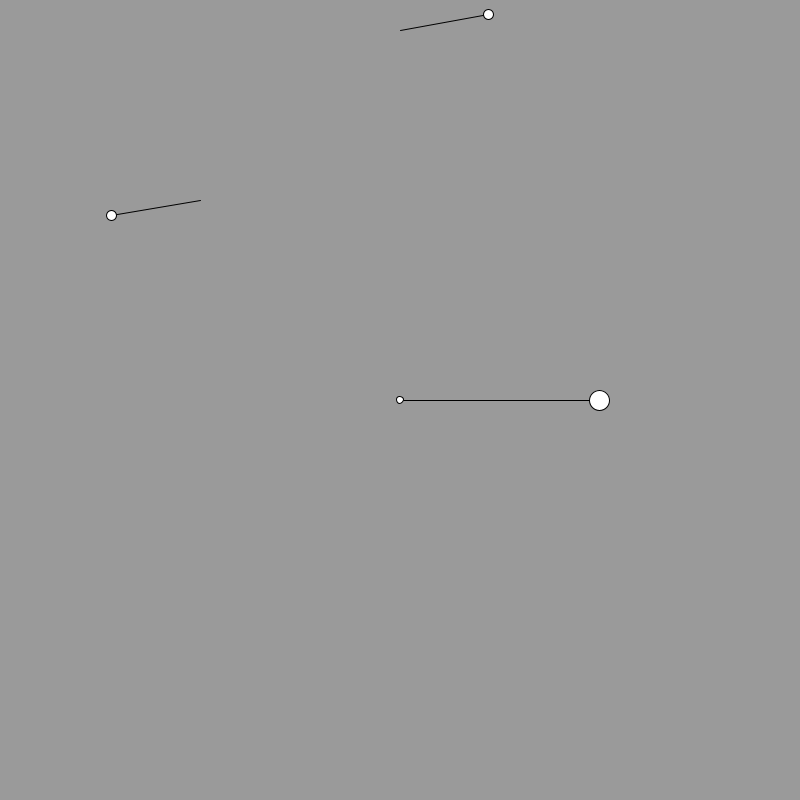
Frame 1 (no input)
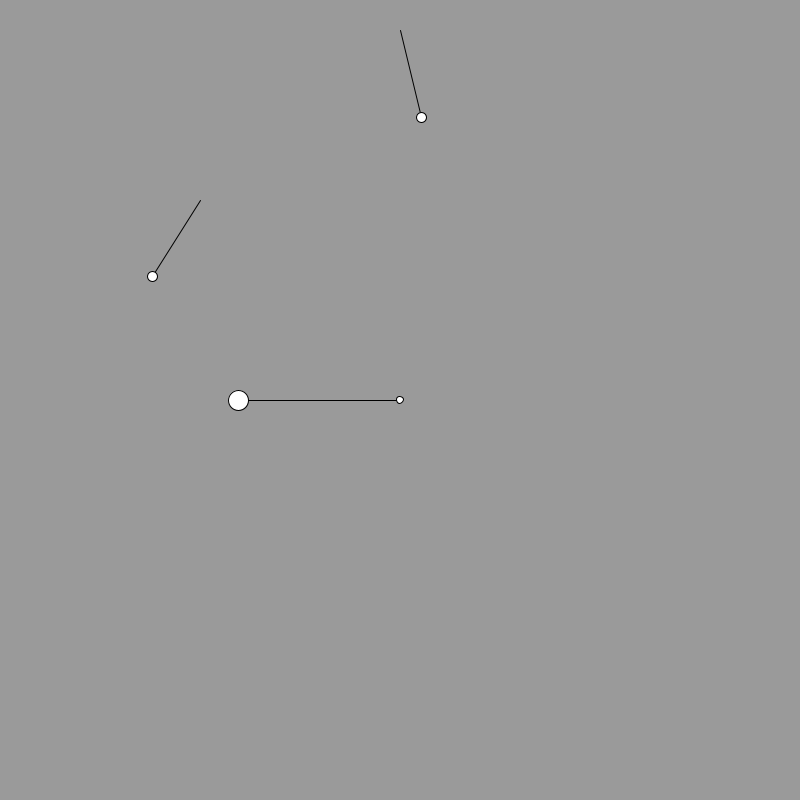
Frame 60 (the mouse pressed at the canvas centre just before this capture)
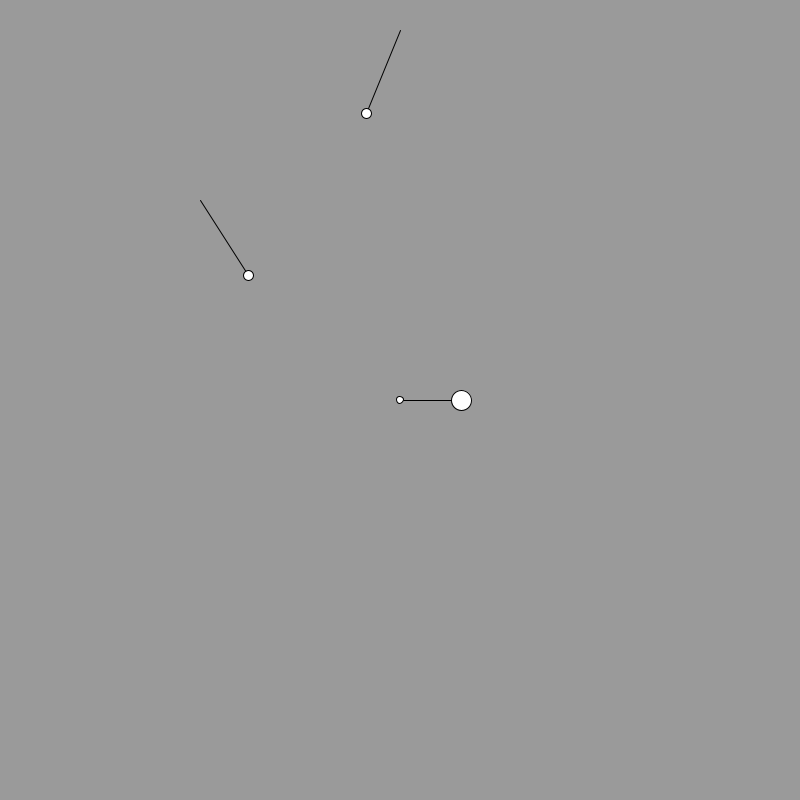
Frame 120 (the mouse held since frame 60 and released just before this capture)

The Processing sketch that drew these frames (run headless with seeded random() and noise(); from frame 60 on, the mouse is pressed at the canvas centre):

// Processing sketch: Simple_Pendulum
// ── Simple_Pendulum.pde
static float GRAVITY = 0.01;
Pendulum pendulum;
Pendulum pendulum2;
HarmonicMotion h;


void setup(){
  size(800,800);
  pendulum = new Pendulum(new PVector(400,30),radians(100),90,0.98,10);
  pendulum2 = new Pendulum(new PVector(200,200),radians(-80),90,0.99,10);
  h = new HarmonicMotion(new PVector(400,400),20,200,100);
}

void draw(){
  background(154);
  pendulum.go();
  pendulum2.go();
  h.go();
}
// ── HarmonicMotion.pde
public class HarmonicMotion{
  PVector origin;
  PVector p;
  float amplitude;
  float period;
  float radius;

  public HarmonicMotion(PVector origin,float radius,float amplitude,float period){
    this.origin = origin;
    this.radius = radius;
    this.amplitude = amplitude;
    this.period = period;
    this.p = new PVector(origin.x,origin.y);
  }
  
  public void go(){
    this.update();
    this.render();
  }
  
  public void update(){
    p.x = this.amplitude * cos((frameCount/period)*TWO_PI);
  }
  
  
  public void render(){
    line(this.origin.x,this.origin.y,this.p.x + origin.x,this.p.y);
    ellipse(this.p.x + origin.x,this.p.y,radius,radius);
    ellipse(this.origin.x,this.origin.y,radius/3,radius/3);
  }
  
  public void setAnchor(PVector anchor){
    this.origin = anchor;
  }

}
// ── Pendulum.pde
public class Pendulum{
  PVector origin;
  PVector p;
  PVector p_vel;
  PVector p_acc;
  float radius;
  float angle;
  float aVel;
  float aAcc;
  float mass;
  float damping;
  
  public Pendulum(PVector origin,float angle,float radius,float damping,float mass){
    this.origin = origin;
    this.angle = angle;
    this.radius = radius;
    this.damping = damping;
    this.mass = mass;
  }
  
  public void go(){
    this.update();
    this.render();
  }
  
  public void update(){
    this.p = new PVector(radius*sin(angle),radius*cos(angle));
    
    this.aAcc = -GRAVITY * sin(this.angle);
    
    this.angle += this.aVel;
    this.aVel += this.aAcc;
    
    aVel *= this.damping;
  }
  
  public void render(){
    PVector tPos = new PVector(p.x + this.origin.x,p.y + this.origin.y);
    line(this.origin.x,this.origin.y,tPos.x,tPos.y);
    ellipse(tPos.x,tPos.y,mass,mass);
  }
  

}
// ── Spring.pde
public class Spring{






}
// ── Structure.pde
public abstract class Structure{

}
